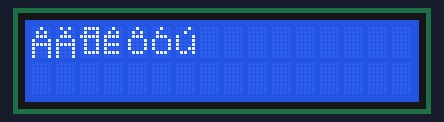
The sketch below on a simulated Arduino Uno, built with avr-gcc and run on an emulated ATmega328P. Shown: 16×2 character LCD.

Above: at 0.17 s.
At 5.01 s:
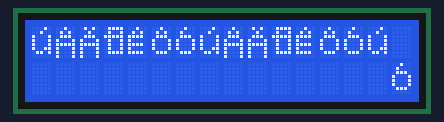
At 10.06 s:
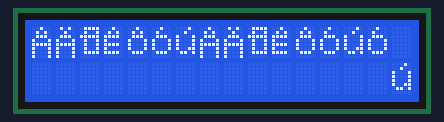
At 19.95 s:
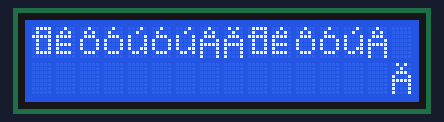
At 29.84 s:
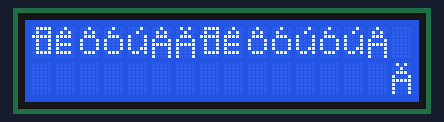
At 39.73 s:
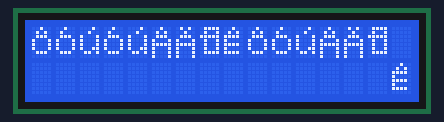

The sketch:

th_baitap7.ino
```cpp
#include <LiquidCrystal.h>
LiquidCrystal lcd(12, 11, 10, 5, 4, 3, 2);

int x = 0;
int y = 0;

byte chu_AA[8] = {
  B00100,
  B01010,
  B01110,
  B10001,
  B11111,
  B10001,
  B10001,
  B10001
};

byte chu_AW[8] = {
  B01010,
  B00100,
  B01110,
  B10001,
  B11111,
  B10001,
  B10001,
  B10001
};

byte chu_DD[8] = {
  B01111,
  B01001,
  B11111,
  B01001,
  B01001,
  B01001,
  B01111,
  B00000
};

byte chu_EE[8] = {
  B00100,
  B01010,
  B11110,
  B10000,
  B11110,
  B10000,
  B11110,
  B00000
};

byte chu_OO[8] = {
  B00100,
  B01010,
  B01110,
  B10001,
  B10001,
  B10001,
  B01110,
  B00000
};

byte chu_OW[8] = {
  B00100,
  B01000,
  B01110,
  B10001,
  B10001,
  B10001,
  B01110,
  B00000
};

byte chu_UW[8] = {
  B00010,
  B00100,
  B10001,
  B10001,
  B10001,
  B10011,
  B01101,
  B00000
};

void setup() {
  lcd.begin(16, 2);
  lcd.createChar(0, chu_AA);
  lcd.createChar(1, chu_AW);
  lcd.createChar(2, chu_DD);
  lcd.createChar(3, chu_EE);
  lcd.createChar(4, chu_OO);
  lcd.createChar(5, chu_OW);
  lcd.createChar(6, chu_UW);
  lcd.clear();
}

void loop() {


  for(int i =0 ; i<7 ;i++){
     lcd.setCursor(x, y);
     lcd.write(byte(i));
     x++;
      if(x >= 15){
        y++;
        }
      if(y > 1){
        x=0;
        y=0;
        }
    }

  delay(200);
}
```
